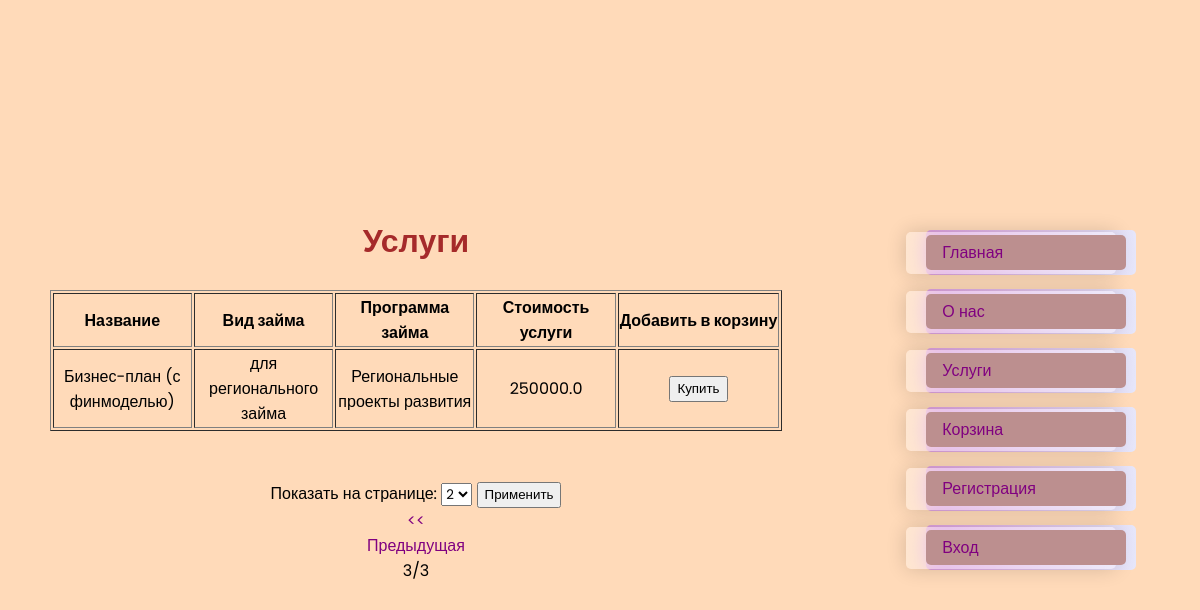
/services/?page=3, run on the app's committed database.
### financial_analyst/models.py (models this page shows, shortened)
class Service(models.Model):
    TYPES_CHOICES = [
        ('для регионального займа', 'для регионального займа'),
        ('для совместного займа', 'для совместного займа'),
    ]
    PROGRAMS_CHOICES = [
        ('Проекты развития с регфондами', 'Проекты развития с регфондами'),
        ('Комплектующие изделия с регфондами', 'Комплектующие изделия с регфондами'),
        ('Производительность труда с регфондами', 'Производительность труда с регфондами'),
        ('Проекты лесной промышленности с регфондами', 'Проекты лесной промышленности с регфондами'),
        ('Региональные проекты развития', 'Региональные проекты развития'),
    ]
    title = models.CharField(max_length=50, verbose_name='Услуга')
    type = models.CharField(max_length=70, choices=TYPES_CHOICES, verbose_name='Вид займа')
    program = models.CharField(max_length=70, choices=PROGRAMS_CHOICES, verbose_name='Программа займа')
    cost = models.DecimalField(max_digits=9, decimal_places=1, verbose_name='Цена услуги')
    buyer = models.ManyToManyField(Buyer, related_name='Service', verbose_name='Покупатели')
    class Meta:
        verbose_name = 'Услуга'
        verbose_name_plural = 'Услуги'

### financial_analyst/views.py (the view)
# urls.py: path('services/', services),
def services(request):
    all_services = Service.objects.all().order_by('-id')
    per_page = request.GET.get('per_page', 2)
    paginator = Paginator(all_services, per_page)
    page_number = request.GET.get('page')
    try:
        page_obj = paginator.get_page(page_number)
    except PageNotAnInteger:
        page_obj = paginator.page(1)
    except EmptyPage:
        page_obj = paginator.page(paginator.num_pages)
    context = {
        'page_obj': page_obj,
        'per_page': per_page,
        'all_services': all_services,
    }
    return render(request, 'services.html', context)

### templates/services.html (shortened to what this page needs)
<!DOCTYPE html>
<html lang="en">
{% extends 'base_for.html' %}
        {% block content %}
        <h1>Услуги</h1>
        <br>
        <table border="1">
            <tr>
                <th>Название</th>
                <th>Вид займа</th>
                <th>Программа займа</th>
                <th>Стоимость услуги</th>
                <th>Добавить в корзину</th>
            </tr>
            {% for item in page_obj %}
            <tr>
                <td style="width: 139.25px; text-align: center; height: 44px;">{{ item.title }}</td>
                <td style="width: 139.25px; text-align: center; height: 44px;">{{ item.type }}</td>
                <td style="width: 139.25px; text-align: center; height: 44px;">{{ item.program }}</td>
                <td style="width: 139.25px; text-align: center; height: 44px;">{{ item.cost }}</td>
                <td style="text-align: center;"> <button>Купить</button></td>
            </tr>
            {% empty %}
                <p>Нет услуг</p>
            {% endfor %}
        </table>
        <br>
        <br>
        <div class="pagination">
            <form method="get">
                <label for="per_page">Показать на странице:</label>
                <select id="per_page" name="per_page" >
                    <option value="2">2</option>
                </select>
                <button type="submit" class="paginator_bt">Применить</button>
            </form>
            {% if page_obj.has_previous %}
                <a href="?page=1" style="text-decoration: none; "><<</a>
                <br><a href="?page={{ page_obj.previous_page_number }}" style="text-decoration: none; ">Предыдущая</a>
            {% endif %}
            <br>{{ page_obj.number }}/{{ page_obj.paginator.num_pages }}
        </div>
        {% endblock %}
        {% block menu %}
        {{ block.super }}
        {% endblock %}

### static/style2.css (style rules this page uses)
* { font-family: "Poppins", sans-serif; }
body { background-color: #FFDAB9; text-align: center; font-size: 100% }
h1 { color: #A52A2A; }

### static/style1.css (style rules this page uses)
* { margin:0; box-sizing: border-box; font-family: "Poppins", sans-serif; }
body { background-color: #FFDAB9; display: flex; justify-content: center; align-items: center; height: 100vh; }

### templates/main_page.html (style rules this page uses)
a:link { color: #800080 }

### data on the page
Service: title "Бизнес-план (с финмоделью)", type "для регионального займа", program "Региональные проекты развития", cost "250000.0"

### other printed values
{{ page_obj.number }} "3"
{{ page_obj.paginator.num_pages }} "3"
